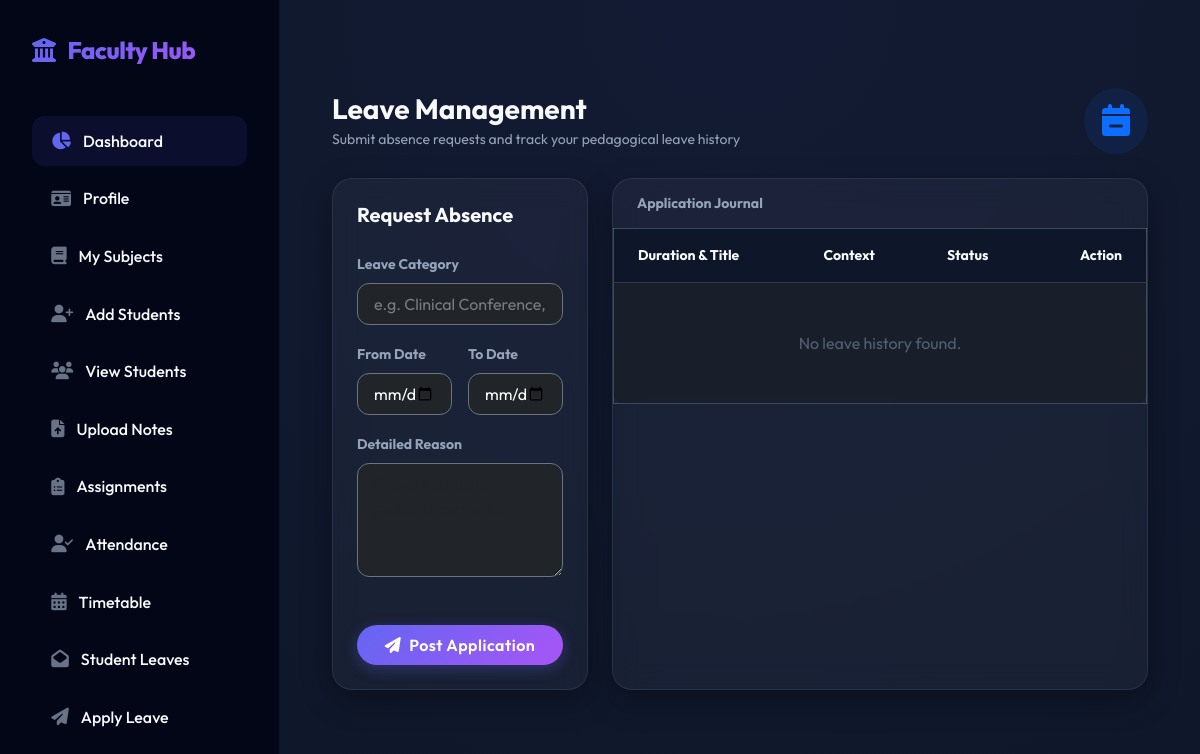
The page /Teacher/ApplyLeave/ (signed in) on the database as committed earlier.
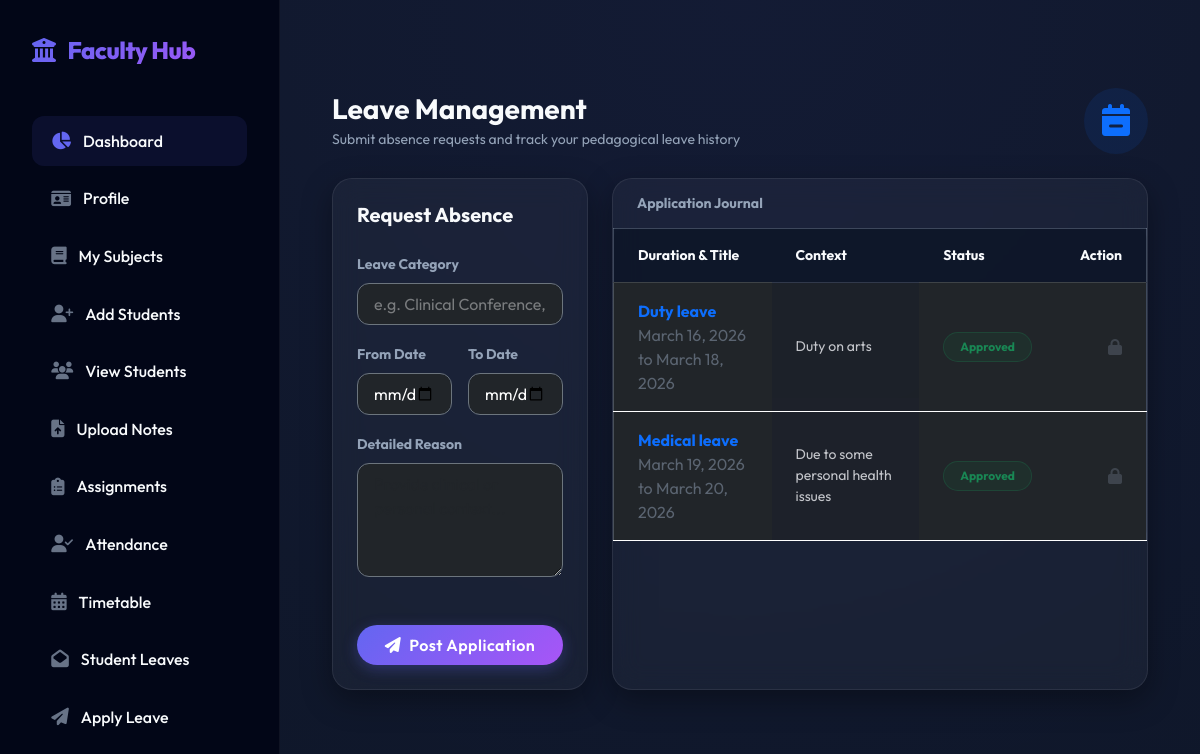
The same page on the database as committed later.
### Teacher/models.py (models this page shows, shortened)
class tbl_teacherleave(models.Model):
    teacher = models.ForeignKey(tbl_teacher,on_delete=models.CASCADE)
    leave_title = models.CharField(max_length=200)
    leave_reason = models.TextField()
    leave_status = models.IntegerField(default=0)
    leave_date = models.DateField(auto_now_add=True)
    leave_fromdate = models.DateField(null=True, validators=[validate_future_date])
    leave_todate = models.DateField(null=True, validators=[validate_future_date])

### Teacher/views.py (the view, shortened to what this page needs)
# urls.py: path('ApplyLeave/', views.ApplyLeave, name="ApplyLeave"),
def ApplyLeave(request):
    teacher = tbl_teacher.objects.get(id=request.session['tid'])
    leavedata = tbl_teacherleave.objects.filter(teacher=teacher).order_by('-id')
    return render(request, "Teacher/ApplyLeave.html", {'leavedata': leavedata})

### Teacher/context_processors.py (called while the page is built)
def teacher_sidebar_context(request):
    is_class_teacher = False
    tid = request.session.get('tid')
    if tid:
        try:
            teacher = tbl_teacher.objects.get(id=tid)
            is_class_teacher = tbl_assignclass.objects.filter(teacher=teacher).exists()
        except tbl_teacher.DoesNotExist:
            is_class_teacher = False
    return {
        'is_class_teacher': is_class_teacher
    }

### Teacher/Templates/Teacher/ApplyLeave.html (shortened to what this page needs)
{% extends 'Teacher/Head.html' %}
{% load static %}
{% block content %}
<div class="container-fluid py-4">
    <div class="row pt-4 justify-content-center">
        <div class="col-lg-12">
            <div class="d-flex align-items-center justify-content-between mb-4">
                <div>
                    <h2 class="h3 fw-bold mb-1">Leave Management</h2>
                    <p class="text-muted small mb-0">Submit absence requests and track your pedagogical leave history</p>
                </div>
                <div class="bg-primary bg-opacity-10 text-primary p-3 rounded-circle">
                    <i class="fas fa-calendar-minus fa-2x"></i>
                </div>
            </div>
            <div class="row g-4">
                <div class="col-xl-4">
                    <div class="card bg-white bg-opacity-5 border border-white border-opacity-10 rounded-4 shadow-sm h-100 animate-slideIn">
                        <div class="card-body p-4">
                            <h5 class="fw-bold mb-4">Request Absence</h5>
                            <form method="post" action="{% url 'Teacher:ApplyLeave' %}">
                                <div class="mb-3">
                                    <label class="form-label text-muted small fw-bold uppercase">Leave Category</label>
                                    <input type="text" name="txt_title" class="form-control bg-dark border-secondary text-white py-2" required placeholder="e.g. Clinical Conference, Medical Leave">
                                </div>
                                <div class="row g-3 mb-3">
                                    <div class="col-md-6">
                                        <label class="form-label text-muted small fw-bold uppercase">From Date</label>
                                        <input type="date" name="txt_fromdate" class="form-control bg-dark border-secondary text-white py-2" required>
                                    </div>
                                    <div class="col-md-6">
                                        <label class="form-label text-muted small fw-bold uppercase">To Date</label>
                                        <input type="date" name="txt_todate" class="form-control bg-dark border-secondary text-white py-2" required>
                                    </div>
                                </div>
                                <div class="mb-4">
                                    <label class="form-label text-muted small fw-bold uppercase">Detailed Reason</label>
                                    <textarea name="txt_reason" class="form-control bg-dark border-secondary text-white py-2" rows="4" required placeholder="Provide clinical or personal context..."></textarea>
                                </div>
                                <div class="d-grid mt-5">
                                    <button type="submit" class="btn btn-primary py-2 rounded-pill shadow-sm fw-bold">
                                        <i class="fas fa-paper-plane me-2"></i>Post Application
                                    </button>
                                </div>
                            </form>
                        </div>
                    </div>
                </div>
                <div class="col-xl-8">
                    <div class="card bg-white bg-opacity-5 border border-white border-opacity-10 rounded-4 shadow-sm overflow-hidden h-100 animate-fadeIn">
                        <div class="card-header bg-white bg-opacity-5 py-3 px-4 border-0">
                            <h5 class="mb-0 fw-bold small text-muted uppercase letter-spacing-1">Application Journal</h5>
                        </div>
                        <div class="table-responsive">
                            <table class="table table-dark table-hover mb-0 align-middle">
                                <thead class="bg-white bg-opacity-5">
                                    <tr>
                                        <th class="px-4 py-3 border-0 small text-muted uppercase">Duration & Title</th>
                                        <th class="px-4 py-3 border-0 small text-muted uppercase">Context</th>
                                        <th class="px-4 py-3 border-0 small text-muted uppercase">Status</th>
                                        <th class="px-4 py-3 border-0 small text-muted uppercase text-end">Action</th>
                                    </tr>
                                </thead>
                                <tbody>
                                    {% for l in leavedata %}
                                    <tr class="border-white border-opacity-5">
                                        <td class="px-4 py-3">
                                            <div class="fw-bold text-primary">{{ l.leave_title }}</div>
                                            <div class="smaller text-muted opacity-50">{{ l.leave_fromdate }} to {{ l.leave_todate }}</div>
                                        </td>
                                        <td class="px-4 py-3 small opacity-75">
                                            {{ l.leave_reason|truncatechars:50 }}
                                        </td>
                                        <td class="px-4 py-3">
                                            {% if l.leave_status == 0 %}
                                            <span class="badge bg-warning bg-opacity-10 text-warning px-3 py-2 rounded-pill border border-warning border-opacity-25">Pending</span>
                                            {% elif l.leave_status == 1 %}
                                            <span class="badge bg-success bg-opacity-10 text-success px-3 py-2 rounded-pill border border-success border-opacity-25">Approved</span>
                                            {% else %}
                                            <span class="badge bg-danger bg-opacity-10 text-danger px-3 py-2 rounded-pill border border-danger border-opacity-25">Rejected</span>
                                            {% endif %}
                                        </td>
                                        <td class="px-4 py-3 text-end">
                                            {% if l.leave_status == 0 %}
                                            <a href="{% url 'Teacher:delteacherleave' l.id %}" class="btn btn-sm btn-outline-danger border-0 rounded-circle"><i class="fas fa-trash"></i></a>
                                            {% else %}
                                            <i class="fas fa-lock text-muted opacity-25"></i>
                                            {% endif %}
                                        </td>
                                    </tr>
                                    {% empty %}
                                    <tr>
                                        <td colspan="4" class="text-center py-5 text-muted opacity-50">No leave history found.</td>
                                    </tr>
                                    {% endfor %}
                                </tbody>
                            </table>
                        </div>
                    </div>
                </div>
            </div>
        </div>
    </div>
</div>
{% endblock %}

### Teacher/Templates/Teacher/Head.html (shortened to what this page needs)
{% load static %}
<!DOCTYPE html>
<html lang="en">
<head>
    <link rel="stylesheet" href="https://cdnjs.cloudflare.com/ajax/libs/font-awesome/6.4.0/css/all.min.css">
    <link href="https://cdn.jsdelivr.net/npm/bootstrap@5.3.0/dist/css/bootstrap.min.css" rel="stylesheet">
</head>
<body>
    <div class="sidebar">
        <a href="{% url 'Teacher:Homepage' %}" class="logo">
            <i class="fas fa-university"></i> <span>Faculty Hub</span>
        </a>
        <ul class="nav-menu">
            <li class="nav-item">
                <a href="{% url 'Teacher:Homepage' %}" class="nav-link active">
                    <i class="fas fa-chart-pie"></i> <span>Dashboard</span>
                </a>
            </li>
            <li class="nav-item">
                <a href="{% url 'Teacher:Myprofile' %}" class="nav-link">
                    <i class="fas fa-id-card"></i> <span>Profile</span>
                </a>
            </li>
            <li class="nav-item">
                <a href="{% url 'Teacher:myassignedsubject' %}" class="nav-link">
                    <i class="fas fa-book"></i> <span>My Subjects</span>
                </a>
            </li>
            {% if is_class_teacher %}
            <li class="nav-item">
                <a href="{% url 'Teacher:Addstudent' %}" class="nav-link">
                    <i class="fas fa-user-plus"></i> <span>Add Students</span>
                </a>
            </li>
            <li class="nav-item">
                <a href="{% url 'Teacher:Viewstudents' %}" class="nav-link">
                    <i class="fas fa-users"></i> <span>View Students</span>
                </a>
            </li>
            {% endif %}
            <li class="nav-item">
                <a href="{% url 'Teacher:Addnotes' %}" class="nav-link">
                    <i class="fas fa-file-upload"></i> <span>Upload Notes</span>
                </a>
            </li>
            <li class="nav-item">
                <a href="{% url 'Teacher:Assignment' %}" class="nav-link">
                    <i class="fas fa-clipboard-list"></i> <span>Assignments</span>
                </a>
            </li>
            <li class="nav-item">
                <a href="{% url 'Teacher:student_attendance' %}" class="nav-link">
                    <i class="fas fa-user-check"></i> <span>Attendance</span>
                </a>
            </li>
            <li class="nav-item">
                <a href="{% url 'Teacher:ViewTimeTable' %}" class="nav-link">
                    <i class="fas fa-calendar-alt"></i> <span>Timetable</span>
                </a>
            </li>
            <li class="nav-item">
                <a href="{% url 'Teacher:viewleave' %}" class="nav-link">
                    <i class="fas fa-envelope-open"></i> <span>Student Leaves</span>
                </a>
            </li>
            <li class="nav-item">
                <a href="{% url 'Teacher:ApplyLeave' %}" class="nav-link">
                    <i class="fas fa-paper-plane"></i> <span>Apply Leave</span>
                </a>
            </li>
            <li class="nav-item">
                <a href="{% url 'Teacher:Logout' %}" class="nav-link logout-btn">
                </a>
            </li>
        </ul>
    </div>
    <div class="content-area">
        {% block content %}{% endblock %}
    </div>
</body>
</html>

Rows that differ between the two databases and show on the page:
added tbl_teacherleave: leave_title "Duty leave", leave_fromdate "March 16, 2026", leave_todate "March 18, 2026", leave_reason "Duty on arts", leave_status "Approved"
added tbl_teacherleave: leave_title "Medical leave", leave_fromdate "March 19, 2026", leave_todate "March 20, 2026", leave_reason "Due to some personal health issues", leave_status "Approved"
Other text that changed with them:
text no longer shown: "No leave history found."
